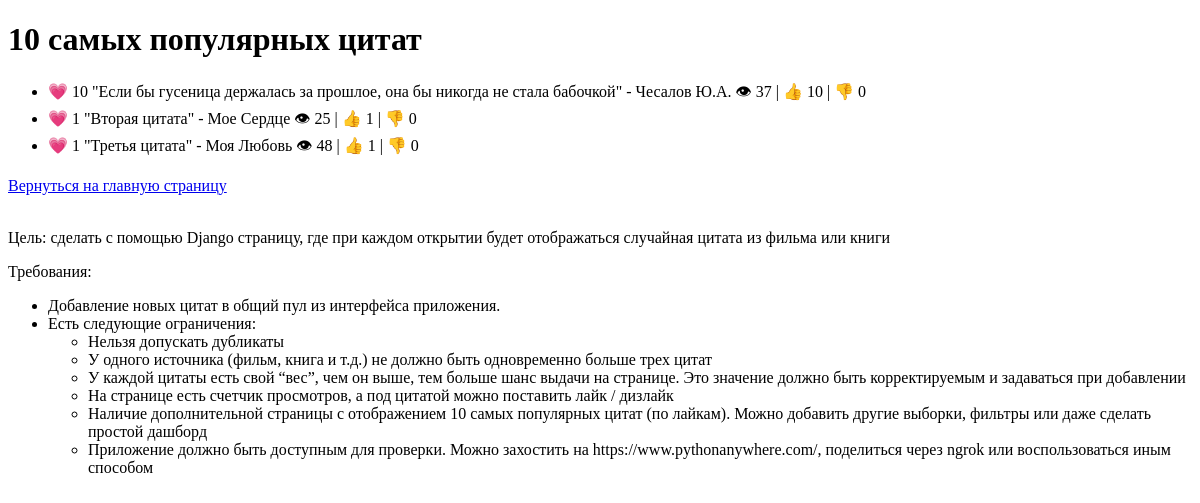
Before: /popular-quotes/ with the older database file.
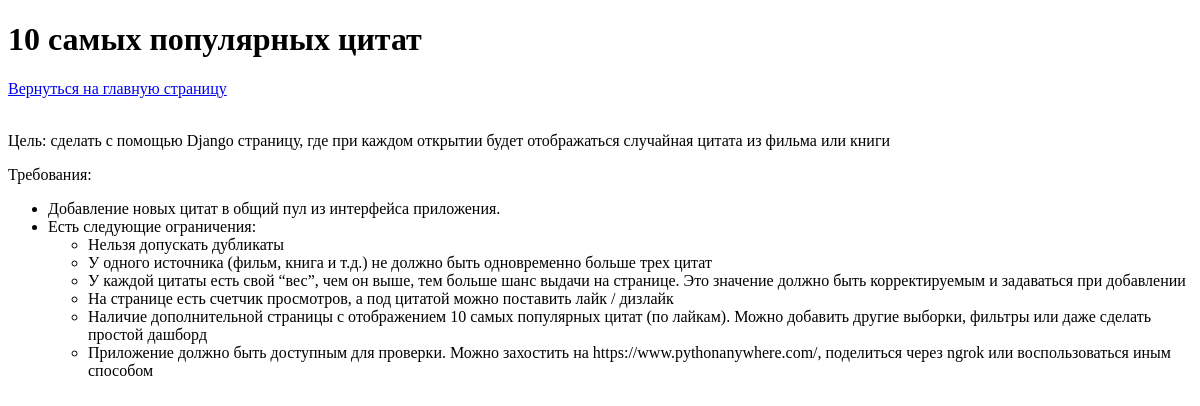
After: the same page with the newer database file.
### shopapp/models.py (models this page shows, shortened)
class Quote(models.Model):
    text = models.TextField(unique=True)  # Уникальное поле для предотвращения дубликатов
    source = models.ForeignKey('Source', on_delete=models.CASCADE) # Источник
    weight = models.IntegerField(default=1)  # Вес цитаты
    impressions = models.IntegerField(default=0)  # Количество показов
    likes = models.IntegerField(default=0)  # Количество лайков
    dislikes = models.IntegerField(default=0)  # Количество дизлайков
    @property
    def popularity(self):
        return self.likes - self.dislikes

class Source(models.Model):
    name = models.CharField(max_length=255)

### shopapp/views.py (the view)
# urls.py: path('popular-quotes/', views.popular_quotes, name='popular_quotes'),
def popular_quotes(request):
    quotes = Quote.objects.all()
    quotes = sorted(quotes, key=lambda q: q.popularity, reverse=True)
    quotes = [q for q in quotes if q.popularity > 0][:10]
    return render(request, 'shopapp/popular_quotes.html', {'quotes': quotes})

### shopapp/templates/shopapp/popular_quotes.html (shortened to what this page needs)
<!DOCTYPE html>
<html>
<head>
</head>
<body>
    <h1>10 самых популярных цитат</h1>
    <ul>
        {% for quote in quotes %}
            <li>&#128151 {{ quote.popularity }} "{{ quote.text }}" - {{ quote.source.name }} &#128065 {{ quote.impressions}} | &#128077 {{ quote.likes }} | &#128078 {{ quote.dislikes }}</li>
        {% endfor %}
    </ul>
    <a href="{% url 'index' %}">Вернуться на главную страницу</a>
    {% include 'footer.html' %}
</body>
</html>

### shopapp/templates/footer.html
    <footer>
        <br />
        <p>Цель: сделать с помощью Django страницу, где при каждом открытии будет отображаться случайная цитата из фильма или книги</p>
        <p>Требования:</p>
        <ul>    <li>Добавление новых цитат в общий пул из интерфейса приложения.</li>
                <li>Есть следующие ограничения:</li>
            <ul>
            <li>Нельзя допускать дубликаты</li>
            <li>У одного источника (фильм, книга и т.д.) не должно быть одновременно больше трех цитат</li>
            <li>У каждой цитаты есть свой “вес”, чем он выше, тем больше шанс выдачи на странице. Это значение должно быть корректируемым и задаваться при добавлении</li>
            <li>На странице есть счетчик просмотров, а под цитатой можно поставить лайк / дизлайк</li>
            <li>Наличие дополнительной страницы с отображением 10 самых популярных цитат (по лайкам). Можно добавить другие выборки, фильтры или даже сделать простой дашборд</li>
            <li>Приложение должно быть доступным для проверки. Можно захостить на https://www.pythonanywhere.com/, поделиться через ngrok или воспользоваться иным способом</li>
            </ul>
        </ul>
    </footer>

Changed rows visible on the page:
removed Quote: popularity "10", text "Если бы гусеница держалась за прошлое, она бы никогда не стала бабочкой", source.name "Чесалов Ю.А.", impressions "37", likes "10", dislikes "0"
removed Quote: popularity "1", text "Вторая цитата", source.name "Мое Сердце", impressions "25", likes "1", dislikes "0"
removed Quote: popularity "1", text "Третья цитата", source.name "Моя Любовь", impressions "48", likes "1", dislikes "0"
